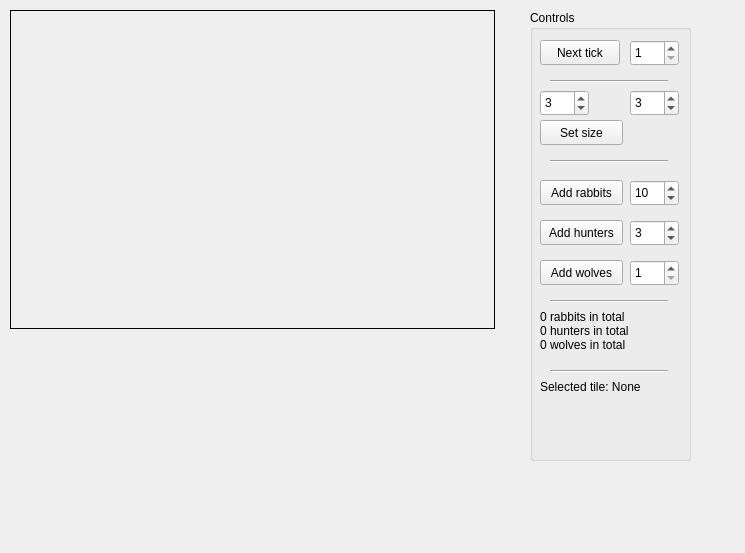
<?xml version="1.0" encoding="UTF-8"?>
<ui version="4.0">
 <class>MainWindow</class>
 <widget class="QMainWindow" name="MainWindow">
  <property name="geometry">
   <rect>
    <x>0</x>
    <y>0</y>
    <width>745</width>
    <height>553</height>
   </rect>
  </property>
  <property name="windowTitle">
   <string>Simulation</string>
  </property>
  <widget class="QWidget" name="centralWidget">
   <widget class="QLabel" name="lblDrawArea">
    <property name="geometry">
     <rect>
      <x>10</x>
      <y>10</y>
      <width>485</width>
      <height>319</height>
     </rect>
    </property>
    <property name="cursor">
     <cursorShape>OpenHandCursor</cursorShape>
    </property>
    <property name="frameShape">
     <enum>QFrame::Box</enum>
    </property>
    <property name="text">
     <string/>
    </property>
   </widget>
   <widget class="QGroupBox" name="grControls">
    <property name="geometry">
     <rect>
      <x>530</x>
      <y>10</y>
      <width>161</width>
      <height>451</height>
     </rect>
    </property>
    <property name="title">
     <string>Controls</string>
    </property>
    <widget class="QPushButton" name="btnTick">
     <property name="geometry">
      <rect>
       <x>10</x>
       <y>30</y>
       <width>80</width>
       <height>25</height>
      </rect>
     </property>
     <property name="sizePolicy">
      <sizepolicy hsizetype="Fixed" vsizetype="Fixed">
       <horstretch>0</horstretch>
       <verstretch>0</verstretch>
      </sizepolicy>
     </property>
     <property name="text">
      <string>Next tick</string>
     </property>
    </widget>
    <widget class="QSpinBox" name="spnTickCount">
     <property name="geometry">
      <rect>
       <x>100</x>
       <y>30</y>
       <width>49</width>
       <height>26</height>
      </rect>
     </property>
     <property name="minimum">
      <number>1</number>
     </property>
     <property name="maximum">
      <number>1000</number>
     </property>
    </widget>
    <widget class="Line" name="line">
     <property name="geometry">
      <rect>
       <x>20</x>
       <y>70</y>
       <width>118</width>
       <height>3</height>
      </rect>
     </property>
     <property name="orientation">
      <enum>Qt::Horizontal</enum>
     </property>
    </widget>
    <widget class="QSpinBox" name="spnWidth">
     <property name="geometry">
      <rect>
       <x>10</x>
       <y>80</y>
       <width>49</width>
       <height>26</height>
      </rect>
     </property>
     <property name="minimum">
      <number>1</number>
     </property>
     <property name="maximum">
      <number>500</number>
     </property>
     <property name="value">
      <number>3</number>
     </property>
    </widget>
    <widget class="QSpinBox" name="spnHeight">
     <property name="geometry">
      <rect>
       <x>100</x>
       <y>80</y>
       <width>49</width>
       <height>26</height>
      </rect>
     </property>
     <property name="minimum">
      <number>1</number>
     </property>
     <property name="maximum">
      <number>500</number>
     </property>
     <property name="value">
      <number>3</number>
     </property>
    </widget>
    <widget class="QPushButton" name="btnResize">
     <property name="geometry">
      <rect>
       <x>10</x>
       <y>110</y>
       <width>83</width>
       <height>25</height>
      </rect>
     </property>
     <property name="text">
      <string>Set size</string>
     </property>
    </widget>
    <widget class="Line" name="line_2">
     <property name="geometry">
      <rect>
       <x>20</x>
       <y>150</y>
       <width>118</width>
       <height>3</height>
      </rect>
     </property>
     <property name="orientation">
      <enum>Qt::Horizontal</enum>
     </property>
    </widget>
    <widget class="QLabel" name="lblTileInfo">
     <property name="geometry">
      <rect>
       <x>10</x>
       <y>370</y>
       <width>141</width>
       <height>111</height>
      </rect>
     </property>
     <property name="text">
      <string>Selected tile: None</string>
     </property>
     <property name="alignment">
      <set>Qt::AlignLeading|Qt::AlignLeft|Qt::AlignTop</set>
     </property>
    </widget>
    <widget class="QPushButton" name="btnAddRabbits">
     <property name="geometry">
      <rect>
       <x>10</x>
       <y>170</y>
       <width>83</width>
       <height>25</height>
      </rect>
     </property>
     <property name="text">
      <string>Add rabbits</string>
     </property>
    </widget>
    <widget class="QSpinBox" name="spnRabbitCount">
     <property name="geometry">
      <rect>
       <x>100</x>
       <y>170</y>
       <width>49</width>
       <height>26</height>
      </rect>
     </property>
     <property name="minimum">
      <number>1</number>
     </property>
     <property name="maximum">
      <number>1000</number>
     </property>
     <property name="value">
      <number>10</number>
     </property>
    </widget>
    <widget class="Line" name="line_3">
     <property name="geometry">
      <rect>
       <x>20</x>
       <y>290</y>
       <width>118</width>
       <height>3</height>
      </rect>
     </property>
     <property name="orientation">
      <enum>Qt::Horizontal</enum>
     </property>
    </widget>
    <widget class="Line" name="line_4">
     <property name="geometry">
      <rect>
       <x>20</x>
       <y>360</y>
       <width>118</width>
       <height>3</height>
      </rect>
     </property>
     <property name="orientation">
      <enum>Qt::Horizontal</enum>
     </property>
    </widget>
    <widget class="QLabel" name="lblGlobalStats">
     <property name="geometry">
      <rect>
       <x>10</x>
       <y>300</y>
       <width>141</width>
       <height>51</height>
      </rect>
     </property>
     <property name="text">
      <string>0 rabbits in total
0 hunters in total
0 wolves in total</string>
     </property>
     <property name="alignment">
      <set>Qt::AlignLeading|Qt::AlignLeft|Qt::AlignTop</set>
     </property>
    </widget>
    <widget class="QSpinBox" name="spnHunterCount">
     <property name="geometry">
      <rect>
       <x>100</x>
       <y>210</y>
       <width>49</width>
       <height>26</height>
      </rect>
     </property>
     <property name="minimum">
      <number>1</number>
     </property>
     <property name="maximum">
      <number>1000</number>
     </property>
     <property name="value">
      <number>3</number>
     </property>
    </widget>
    <widget class="QPushButton" name="btnAddHunters">
     <property name="geometry">
      <rect>
       <x>10</x>
       <y>210</y>
       <width>83</width>
       <height>25</height>
      </rect>
     </property>
     <property name="text">
      <string>Add hunters</string>
     </property>
    </widget>
    <widget class="QPushButton" name="btnAddWolves">
     <property name="geometry">
      <rect>
       <x>10</x>
       <y>250</y>
       <width>83</width>
       <height>25</height>
      </rect>
     </property>
     <property name="text">
      <string>Add wolves</string>
     </property>
    </widget>
    <widget class="QSpinBox" name="spnWolfCount">
     <property name="geometry">
      <rect>
       <x>100</x>
       <y>250</y>
       <width>49</width>
       <height>26</height>
      </rect>
     </property>
     <property name="minimum">
      <number>1</number>
     </property>
     <property name="maximum">
      <number>1000</number>
     </property>
     <property name="value">
      <number>1</number>
     </property>
    </widget>
   </widget>
  </widget>
 </widget>
 <layoutdefault spacing="6" margin="11"/>
 <resources/>
 <connections/>
</ui>
